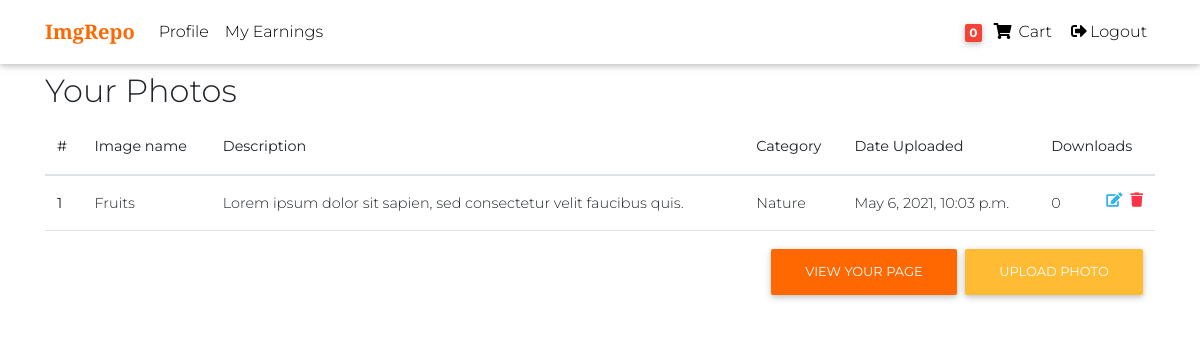
Screenshot of /dashboard/ (signed in) with the database file from the repository.
### users/models.py (models this page shows)
class User(AbstractUser):
    seller = models.BooleanField(default=False)
    customer = models.BooleanField(default=True)

### core/models.py (models this page shows, shortened)
class Item(models.Model):
    user = models.ForeignKey(settings.AUTH_USER_MODEL, on_delete=models.CASCADE)
    name = models.CharField(max_length=150)
    image = models.ImageField(
        upload_to='imgrepo/products/')
    downloadable_file = models.FileField(upload_to='imgrepo/downloadable-files/', help_text='Please upload as a zip file.')
    price = models.FloatField()
    discount_price = models.FloatField(null=True, blank=True)
    category = models.ForeignKey(Category, on_delete=models.PROTECT)
    description = models.CharField(max_length=150)
    dimension = models.CharField(max_length=50, default='1920x1080', help_text='1920x1080, 2400x1600')
    format = models.CharField(max_length=50, default='JPG', help_text='JPG, PNG etc.')
    quantity = models.IntegerField(default=10000000000)
    downloads = models.IntegerField(default=0)
    date_added = models.DateTimeField(auto_now_add=True)
    slug = models.SlugField(
        default='',
        editable=False,
        max_length=120,
    )
    class Meta:
        unique_together = ('name', 'slug')

class Category(models.Model):
    name = models.CharField(max_length=120)

### users/views.py (the view, shortened to what this page needs)
# urls.py: path('dashboard/', dashboard, name='dashboard'),
@login_required
def dashboard(request):
    user = request.user
    if user.seller:
        items = Item.objects.filter(user=user)
        context = {
            'items':items
        }
        return render(request, 'users/admin.html', context)

### core/templatetags/cart_template_tags.py (called while the page is built)
@register.filter
def cart_item_count(user):
    if user.is_authenticated:
        qs = Order.objects.filter(user=user, ordered=False)
        if qs.exists():
            return qs[0].items.count()
    return 0

### templates/users/admin.html (shortened to what this page needs)
{% extends 'core/base.html' %}
{% load static %}
{% load crispy_forms_tags %}
{% load humanize %}
{% block content %}
    <main class="mt-5 pt-4">
        <div class="container">
            <div class="table-responsive">
                <h2>Your Photos</h2>
                <table class="table">
                    <thead>
                        <tr>
                            <th scope="col">#</th>
                            <th scope="col">Image name</th>
                            <th scope="col">Description</th>
                            <th scope="col">Category</th>
                            <th scope="col">Date Uploaded</th>
                            <th scope="col">Downloads</th>
                        </tr>
                    </thead>
                    <tbody>
                        {% for item in items %}
                        <tr>
                            <th scope="row">{{forloop.counter}}</th>
                            <td>{{item.name | capfirst}}</td>
                            <td>
                                {{item.description | truncatewords:15}}
                            </td>
                            <td>
                                {{item.category.name | capfirst}}
                            </td>
                            <td>
                                {{item.date_added}}
                            </td>
                            <td>
                                {{item.downloads | intcomma}}
                                <a href="{% url 'core:item_delete' item.id item.slug %}" class="text-danger">
                                    <i class="fas fa-trash ml-2 float-right"></i>
                                </a>
                                <a href="{% url 'core:item_update' item.id item.slug %}" class="text-info">
                                    <i class="fas fa-edit ml-2 float-right"></i>
                                </a>
                            </td>
                        </tr>
                        {% empty %}
                        <tr>
                            <td colspan="6">You have not uploaded any photo.</td>
                        </tr>
                        {% endfor %}
                        <tr>
                            <td colspan="6">
                                <a href="{% url 'core:item_create' %}" class="btn btn-warning float-right ml-2">Upload Photo</a>
                                <a class="btn btn-primary float-right" href="{% url 'core:user_item' user.id user.first_name %}">View your page</a>
                            </td>
                        </tr>
                    </tbody>
                </table>
            </div>
        </div>
    </main>
{% endblock content %}

### templates/core/base.html (shortened to what this page needs)
{% load static %}
{% load cart_template_tags %}
<!DOCTYPE html>
<html lang="en">
<head>
  <link rel="stylesheet" href="https://use.fontawesome.com/releases/v5.11.2/css/all.css">
  <link href=" {% static 'css/bootstrap.min.css' %} " rel="stylesheet">
  <link href=" {% static 'css/mdb.min.css' %} " rel="stylesheet">
  <link href=" {% static 'css/style.min.css' %} " rel="stylesheet">
</head>
<body>
  {% block auth %}
  <nav class="navbar fixed-top navbar-expand-lg navbar-light white scrolling-navbar">
    <div class="container">
      <a class="navbar-brand waves-effect" href="/">
        <strong class="blue-text" style="font-family: 'Libre Baskerville', serif; font-weight: 700;">ImgRepo</strong>
      </a>
      <div class="collapse navbar-collapse" id="navbarSupportedContent">
        <ul class="navbar-nav mr-auto">
          {% if user.seller %}
          <li class="nav-item
          {% block pro %} {% endblock pro %}">
            <a class="nav-link waves-effect" href="{% url 'users:profile' %}">Profile
            </a>
          </li>
          <li class="nav-item
          {% block earn %} {% endblock earn %}">
            <a class="nav-link waves-effect" href="{% url 'users:earnings' %}">My Earnings</a>
          </li>
          {% endif %}
        </ul>
        <ul class="navbar-nav nav-flex-icons">
          {% if request.user.is_authenticated %}
          <li class="nav-item">
            <a class="nav-link waves-effect" href="{% url 'core:order-summary' %}">
              <span class="badge red z-depth-1 mr-1">  {{ request.user|cart_item_count }} </span>
              <i class="fas fa-shopping-cart"></i>
              <span class="clearfix d-none d-sm-inline-block"> Cart </span>
            </a>
          </li>
          <li class="nav-item">
            <a class="nav-link waves-effect" href="{% url 'account_logout' %}">
              <i class="fas fa-sign-out-alt"></i>Logout
            </a>
          </li>
          {% endif %}
        </ul>
      </div>
    </div>
  </nav>
    {% block content %}{% endblock content %}
{% endblock auth %}
</body>
</html>

### templates/core/base.html (style rules this page uses)
html, body, header, .carousel { height: 60vh; }

### rows the page displays
User: user|cart_item_count "0"
Item: name "Fruits", description "Lorem ipsum dolor sit sapien, sed consectetur velit faucibus quis.", category.name "Nature", date_added "May 6, 2021, 10:03 p.m.", downloads "0"
